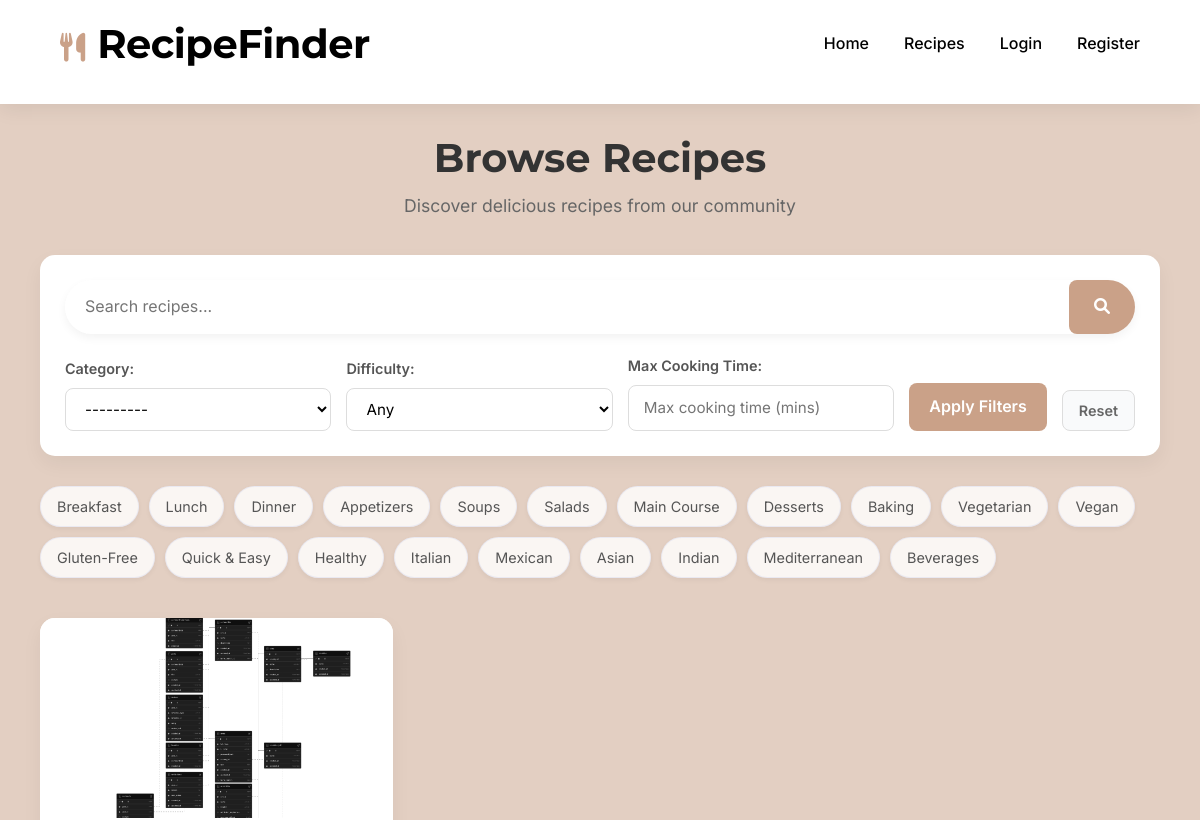
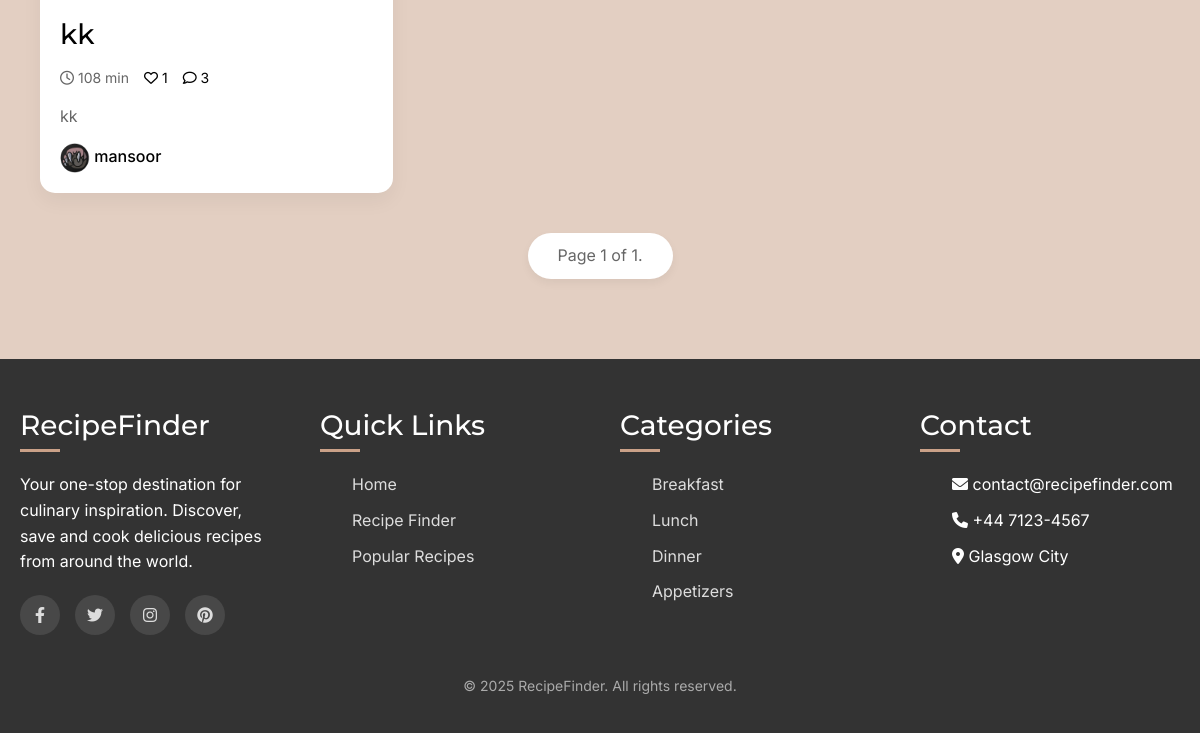
Page /recipes/ on the earlier database version (2 pictures, top to bottom).
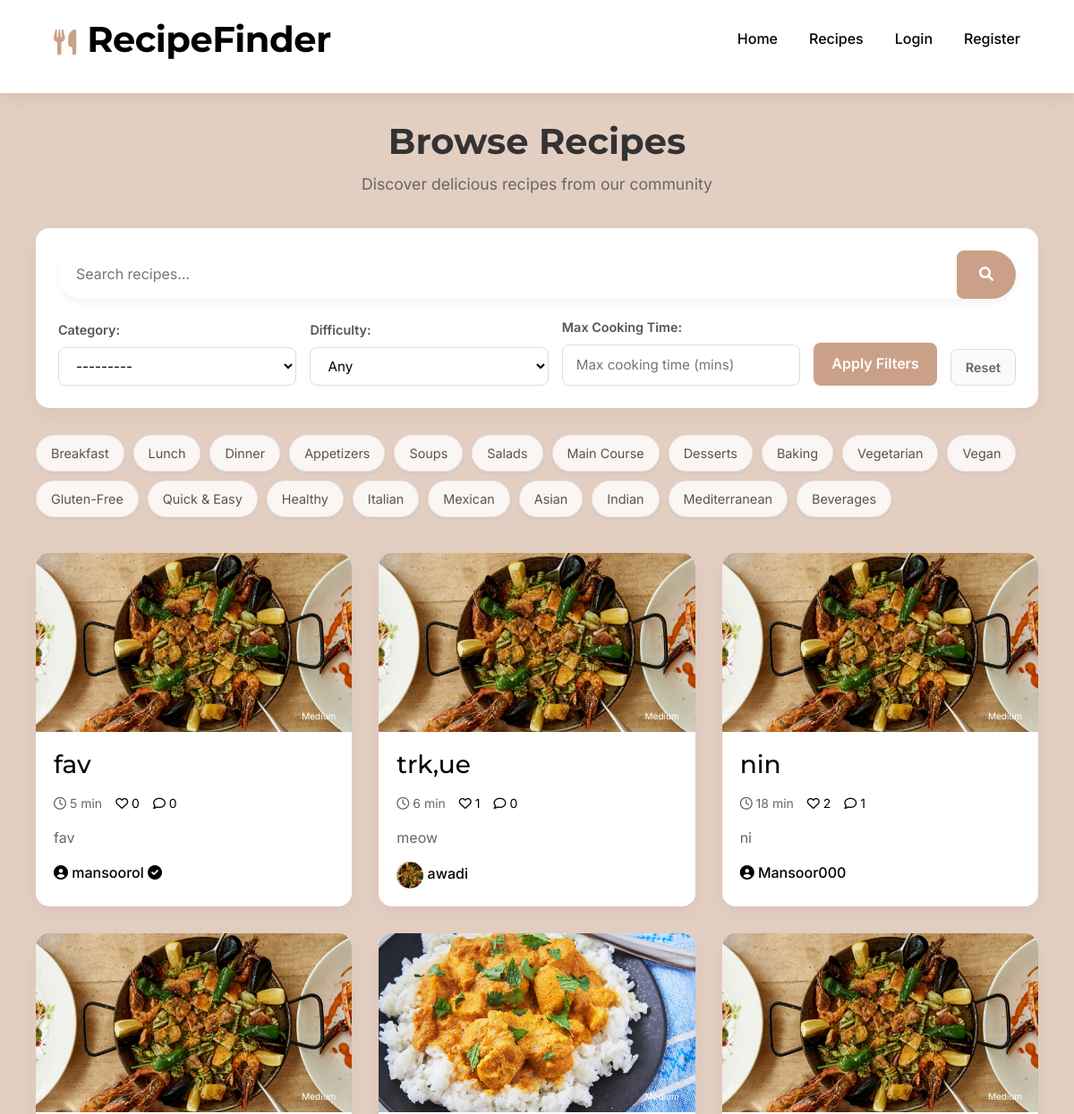
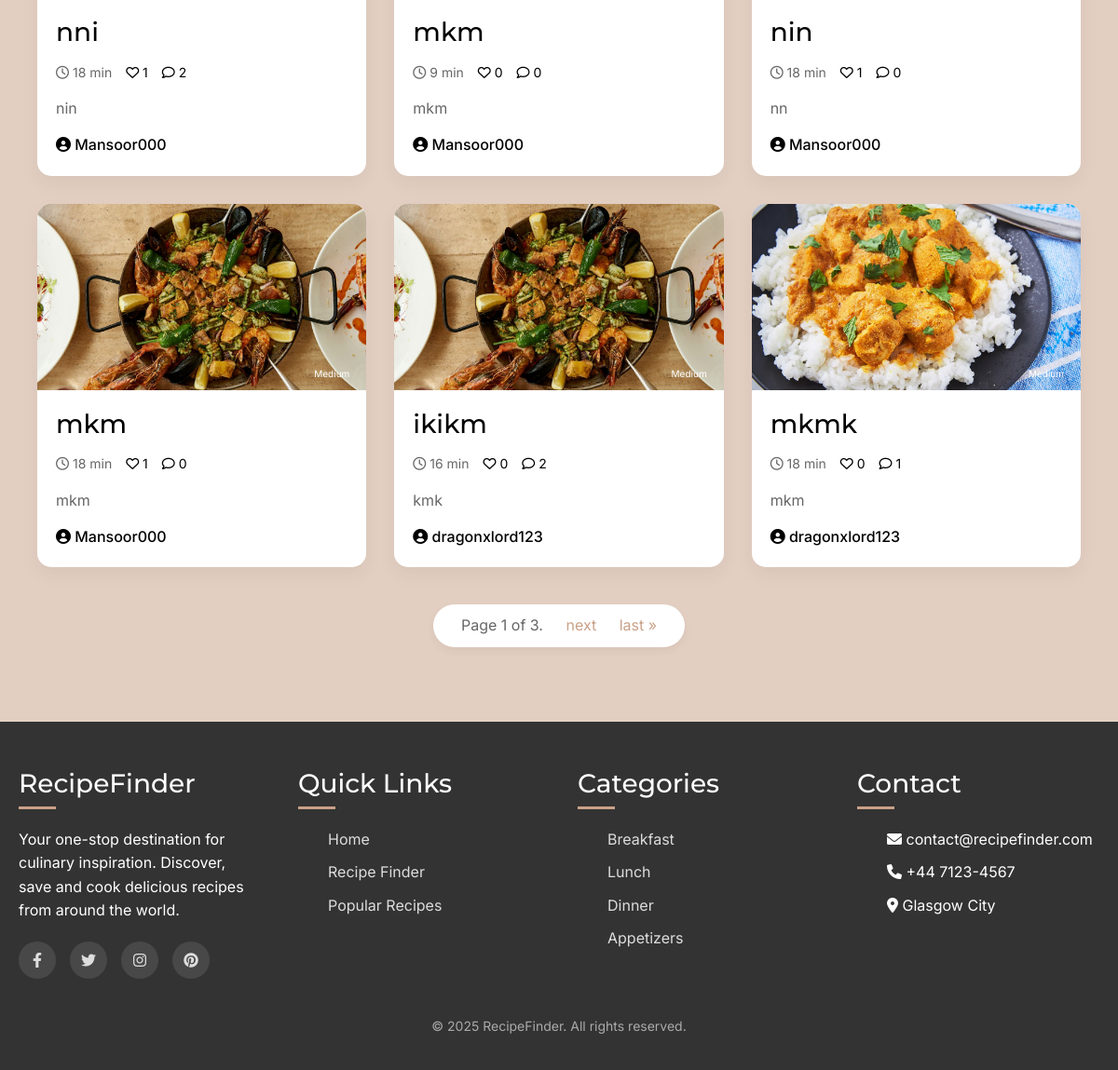
Same page on the later database version (2 pictures, top to bottom).
### RecipeFinderApp/models.py (models this page shows, shortened)
class Category(models.Model):
    name = models.CharField(max_length=100)
    slug = models.SlugField(unique=True)  # Used in URLs
    description = models.TextField(blank=True)
    class Meta:
        verbose_name_plural = "Categories"
    def __str__(self):
        return self.name

class Recipe(models.Model):
    DIFFICULTY_CHOICES = (
        ('easy', 'Easy'),
        ('medium', 'Medium'),
        ('hard', 'Hard'),
    )
    title = models.CharField(max_length=200)
    slug = models.SlugField(unique=True)  # Used for SEO-friendly URLs
    author = models.ForeignKey(User, on_delete=models.CASCADE, related_name='recipes')
    description = models.TextField()
    ingredients = models.TextField(help_text="Enter ingredients, one per line")
    instructions = models.TextField(help_text="Enter instructions step by step")
    cooking_time = models.IntegerField(help_text="In minutes")
    prep_time = models.IntegerField(help_text="In minutes")
    servings = models.IntegerField(default=1)
    difficulty = models.CharField(max_length=10, choices=DIFFICULTY_CHOICES, default='medium')
    categories = models.ManyToManyField(Category, related_name='recipes')
    notes = models.TextField(blank=True, null=True, help_text="Additional notes, tips, or variations for this recipe")
    created_at = models.DateTimeField(auto_now_add=True)
    updated_at = models.DateTimeField(auto_now=True)
    featured = models.BooleanField(default=False)  # For highlighting recipes on the home page
    class Meta:
        ordering = ['-created_at']  # Newest recipes first
    @property
    def total_time(self):
        return self.cooking_time + self.prep_time
    @property
    def likes_count(self):
        return self.likes.count()
    @property
    def comments_count(self):
        return self.comments.count()

class RecipeImage(models.Model):
    recipe = models.ForeignKey(Recipe, on_delete=models.CASCADE, related_name='images')
    image = models.ImageField(upload_to='recipe_images/')
    caption = models.CharField(max_length=200, blank=True)
    is_primary = models.BooleanField(default=False)  # Main image shown in listings
    uploaded_at = models.DateTimeField(auto_now_add=True)
    class Meta:
        ordering = ['-is_primary', 'uploaded_at']  # Primary images first, then by date

class UserProfile(models.Model):
    user = models.OneToOneField(User, on_delete=models.CASCADE, related_name='profile')
    profile_pic = models.ImageField(upload_to='profile_pics/', blank=True, null=True)
    bio = models.TextField(blank=True, null=True)
    is_chef = models.BooleanField(default=False)  # Indicates if the user identifies as a chef
    chef_verified = models.BooleanField(default=False)  # Verified status after approval
    website = models.URLField(blank=True, null=True)
    location = models.CharField(max_length=100, blank=True, null=True)
    date_joined = models.DateTimeField(auto_now_add=True)

### RecipeFinderApp/views.py (the view)
# urls.py: path('recipes/', views.recipe_list, name='recipe_list'),
def recipe_list(request):
    recipes = Recipe.objects.all()
    categories = Category.objects.all()
    form = SearchForm(request.GET)
    if form.is_valid():
        query = form.cleaned_data.get('query')
        category = form.cleaned_data.get('category')
        difficulty = form.cleaned_data.get('difficulty')
        max_cooking_time = form.cleaned_data.get('max_cooking_time')
        if query:
            recipes = recipes.filter(title__icontains=query)
        if category:
            recipes = recipes.filter(categories=category)
        if difficulty:
            recipes = recipes.filter(difficulty=difficulty)
        if max_cooking_time:
            recipes = recipes.filter(cooking_time__lte=max_cooking_time)
    liked_recipes_ids = []
    if request.user.is_authenticated:
        liked_recipes_ids = Like.objects.filter(user=request.user).values_list('recipe_id', flat=True)
    paginator = Paginator(recipes, 9)  # Show 9 recipes per page
    page_number = request.GET.get('page')
    page_obj = paginator.get_page(page_number)
    context = {
        'page_obj': page_obj,
        'form': form,
        'categories': categories,
        'liked_recipes_ids': liked_recipes_ids
    }
    return render(request, 'recipe_finder/recipe_list.html', context)

### RecipeFinderApp/forms.py
class SearchForm(forms.Form):
    query = forms.CharField(required=False, widget=forms.TextInput(attrs={'placeholder': 'Search recipes...'}))
    category = forms.ModelChoiceField(queryset=Category.objects.all(), required=False)
    difficulty = forms.ChoiceField(choices=[('', 'Any')] + list(Recipe.DIFFICULTY_CHOICES), required=False)
    max_cooking_time = forms.IntegerField(required=False, widget=forms.NumberInput(attrs={'placeholder': 'Max cooking time (mins)'}))

### templates/recipe_finder/recipe_list.html (shortened to what the changed rows need)
{% extends 'recipe_finder/base.html' %}
{% load static %}
{% block page_css %}
<link rel="stylesheet" href="{% static 'css/pages/recipe_list.css' %}">
{% endblock %}
{% block content %}
<div class="recipe-list-container">
    <div class="recipe-list-header">
        <h1>Browse Recipes</h1>
    </div>
    <div class="category-chips">
        {% for category in categories %}
            <a href="{% url 'category_detail' category.slug %}" class="category-chip">
                {{ category.name }}
            </a>
        {% endfor %}
    </div>
    {% if page_obj %}
        <div class="recipes-grid">
            {% for recipe in page_obj %}
                <div class="recipe-card">
                    <div class="recipe-image">
                        <a href="{% url 'recipe_detail' recipe.slug %}">
                        {% if recipe.images.exists %}
                            <img src="{{ recipe.images.first.image.url }}" alt="{{ recipe.title }}">
                        {% else %}
                            <img src="{% static 'images/recipe-placeholder.jpg' %}" alt="{{ recipe.title }}">
                        {% endif %}
                        </a>
                        <div class="recipe-badge">
                            <span class="difficulty-badge {{ recipe.difficulty }}">{{ recipe.get_difficulty_display }}</span>
                        </div>
                    </div>
                    <div class="recipe-info">
                        <h3><a href="{% url 'recipe_detail' recipe.slug %}">{{ recipe.title }}</a></h3>
                        <div class="recipe-meta">
                            <span><i class="far fa-clock"></i> {{ recipe.total_time }} min</span>
                            <span>
                                <a href="#" class="like-recipe-link" data-recipe-id="{{ recipe.id }}">
                                    <i class="{% if user.is_authenticated and recipe.id in liked_recipes_ids %}fas{% else %}far{% endif %} fa-heart"></i>
                                    <span class="like-count">{{ recipe.likes_count }}</span>
                                </a>
                            </span>
                            <span>
                                <a href="{% url 'recipe_detail' recipe.slug %}#comments">
                                    <i class="far fa-comment"></i> {{ recipe.comments_count }}
                                </a>
                            </span>
                        </div>
                        <p class="recipe-excerpt">{{ recipe.description|truncatechars:100 }}</p>
                        <div class="recipe-author">
                            <a href="{% url 'profile_with_username' recipe.author.username %}">
                                {% if recipe.author.profile.profile_pic %}
                                    <img src="{{ recipe.author.profile.profile_pic.url }}" alt="{{ recipe.author.username }}">
                                {% else %}
                                    <i class="fas fa-user-circle"></i>
                                {% endif %}
                                <span>{{ recipe.author.username }}
                                    {% if recipe.author.profile.is_chef and recipe.author.profile.chef_verified %}
                                        <i class="fas fa-check-circle verified-badge" title="Verified Chef"></i>
                                    {% endif %}
                                </span>
                            </a>
                        </div>
                    </div>
                </div>
            {% endfor %}
        </div>
        <div class="pagination">
            <span class="step-links">
                <span class="current">
                    Page {{ page_obj.number }} of {{ page_obj.paginator.num_pages }}.
                </span>
                {% if page_obj.has_next %}
                    <a href="?page={{ page_obj.next_page_number }}">next</a>
                    <a href="?page={{ page_obj.paginator.num_pages }}">last &raquo;</a>
                {% endif %}
            </span>
        </div>
    {% endif %}
</div>
{% endblock %}

### templates/recipe_finder/base.html (shortened to what the changed rows need)
{% load static %}
<!DOCTYPE html>
<html lang="en">
<head>
    <link rel="stylesheet" href="https://cdnjs.cloudflare.com/ajax/libs/font-awesome/6.0.0-beta3/css/all.min.css">
    <link href="https://cdn.jsdelivr.net/npm/bootstrap@5.1.3/dist/css/bootstrap.min.css" rel="stylesheet">
    <link rel="stylesheet" href="{% static 'css/shared/main.css' %}">
    <link rel="stylesheet" href="{% static 'css/shared/layout.css' %}">
    <link rel="stylesheet" href="{% static 'css/shared/components.css' %}">
    {% block page_css %}{% endblock %}
</head>
<body>
    <div class="header">
        <div class="logo">
            <h1>RecipeFinder</h1>
        </div>
    </div>
    <div class="container">
        {% block content %}{% endblock %}
    </div>
    <footer class="footer">
        <div class="container">
            <div class="footer-content">
                <div class="footer-section">
                    <ul>
                        {% for category in categories|slice:":4" %}
                            <li><a href="{% url 'category_detail' category.slug %}">{{ category.name }}</a></li>
                        {% empty %}
                            <li><a href="#">Breakfast</a></li>
                            <li><a href="#">Main Course</a></li>
                            <li><a href="#">Desserts</a></li>
                            <li><a href="#">Vegetarian</a></li>
                        {% endfor %}
                    </ul>
                </div>
            </div>
        </div>
    </footer>
</body>
</html>

Differences in the rows shown:
no longer on this page (row unchanged): Recipe: images.first.image (picture), title "kk", total_time "108", likes_count "1", comments_count "3", description "kk", author.profile.profile_pic (picture), author.username "mansoor"
added Recipe: images.first.image (picture), difficulty "Medium", title "fav", total_time "5", likes_count "0", comments_count "0", description "fav", author.username "mansoorol"
added Recipe: images.first.image (picture), difficulty "Medium", title "trk,ue", total_time "6", likes_count "1", comments_count "0", description "meow", author.profile.profile_pic (picture), author.username "awadi"
added Recipe: images.first.image (picture), difficulty "Medium", title "nin", total_time "18", likes_count "2", comments_count "1", description "ni", author.username "Mansoor000"
added Recipe: images.first.image (picture), difficulty "Medium", title "nni", total_time "18", likes_count "1", comments_count "2", description "nin", author.username "Mansoor000"
added Recipe: images.first.image (picture), difficulty "Medium", title "mkm", total_time "9", likes_count "0", comments_count "0", description "mkm", author.username "Mansoor000"
added Recipe: images.first.image (picture), difficulty "Medium", title "nin", total_time "18", likes_count "1", comments_count "0", description "nn", author.username "Mansoor000"
added Recipe: images.first.image (picture), difficulty "Medium", title "mkm", total_time "18", likes_count "1", comments_count "0", description "mkm", author.username "Mansoor000"
added Recipe: images.first.image (picture), difficulty "Medium", title "ikikm", total_time "16", likes_count "0", comments_count "2", description "kmk", author.username "dragonxlord123"
added Recipe: images.first.image (picture), difficulty "Medium", title "mkmk", total_time "18", likes_count "0", comments_count "1", description "mkm", author.username "dragonxlord123"
Other differences:
{{ page_obj.paginator.num_pages }}: "1" → "3"
text now shown: "next last »"
